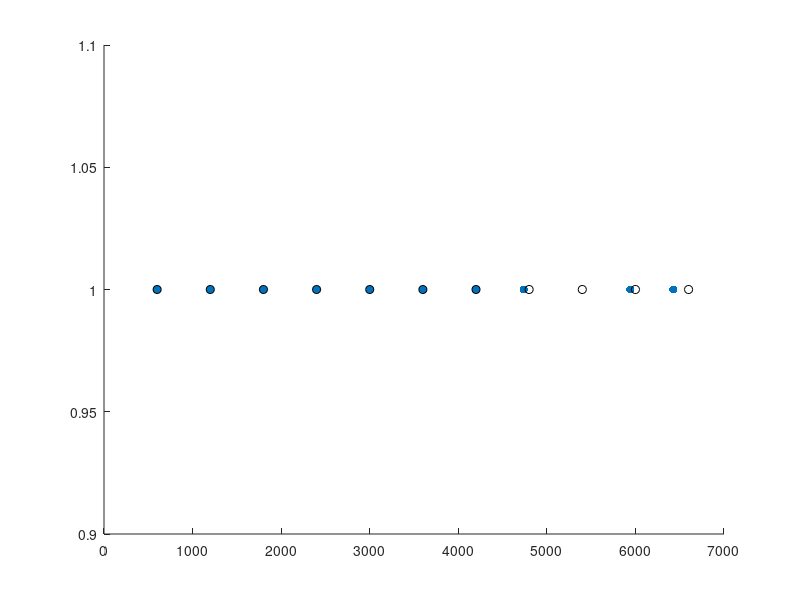
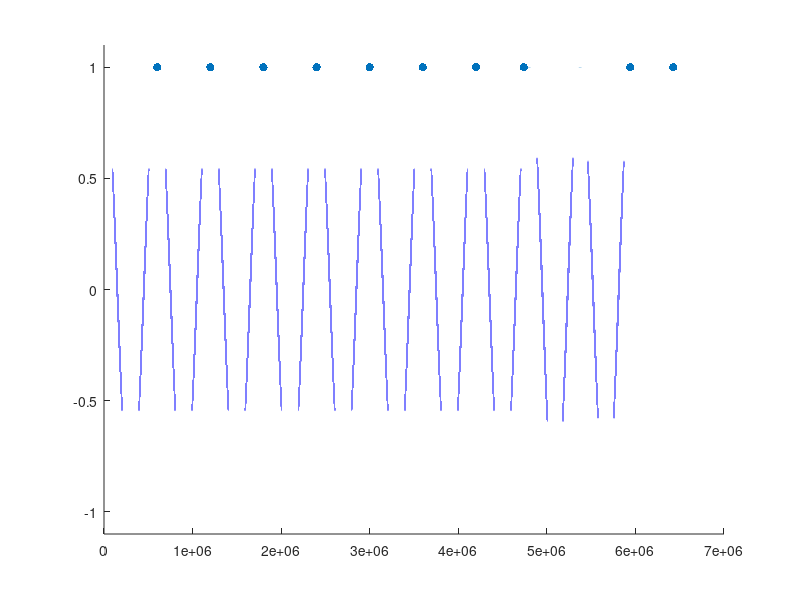

MATLAB code to generate these figures, in order:
clear,clc;
% parameters
Ts = 1/1000;
sig = [];


Wphi = .5;              % 0 = no phase correction, 1 = full phase reset 
Wp = .4;                % 0 = no period corr. 1 = complete period corr where P matches curr IOI 

pha = 0;            % phase corr term
per = 600;            % period corr term
C = 0;                    % temporal contrast

IOI = 600;                  % IOI of the stimulus
dev_perc = .1;

stim_seq = [repmat(IOI,1,7) 540 1200 486]; 
on_time = repmat(IOI,1,11);

C_all = [];

for i = 1:length(stim_seq)

if mod((pha(i) + stim_seq(i)/per(i)),1) > .5
    C = mod((pha(i) + stim_seq(i)/per(i)),1) - 1;
else
    C = mod((pha(i) + stim_seq(i)/per(i)),1);
end

pha(i+1) = (1 - Wphi)*C;
per(i+1) = (1 + Wp*C)*per(i);

C_all(i) = C;


    cycdur = per(i);
    fi = 1/cycdur;
    cycT   = Ts:Ts:cycdur;
    wavez{i} = cos(2*pi*fi*cycT+pha(i));
    sig = [sig wavez{i}];  

end


disp(C);





figure;
scatter(cumsum(stim_seq), ones(1,length(cumsum(stim_seq))), 'filled', 'k'); hold on;
scatter(cumsum(on_time), ones(1,length(cumsum(on_time))), 'k');


figure;
scatter(cumsum(stim_seq).*1000, ones(1,length(cumsum(stim_seq))), 'filled', 'k'); hold on;
plot(sig, 'LineWidth', 2)
ylim ([-1.1 1.1])
